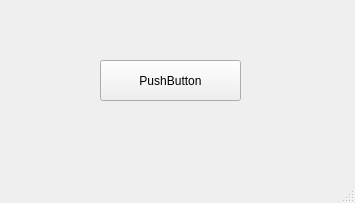
<?xml version="1.0" encoding="UTF-8"?>
<ui version="4.0">
 <class>MainWindow</class>
 <widget class="QMainWindow" name="MainWindow">
  <property name="geometry">
   <rect>
    <x>0</x>
    <y>0</y>
    <width>355</width>
    <height>203</height>
   </rect>
  </property>
  <property name="windowTitle">
   <string>MainWindow</string>
  </property>
  <widget class="QWidget" name="centralwidget">
   <widget class="QPushButton" name="pushButton">
    <property name="geometry">
     <rect>
      <x>100</x>
      <y>60</y>
      <width>141</width>
      <height>41</height>
     </rect>
    </property>
    <property name="text">
     <string>PushButton</string>
    </property>
   </widget>
  </widget>
  <widget class="QMenuBar" name="menubar">
   <property name="geometry">
    <rect>
     <x>0</x>
     <y>0</y>
     <width>355</width>
     <height>22</height>
    </rect>
   </property>
  </widget>
  <widget class="QStatusBar" name="statusbar"/>
 </widget>
 <resources/>
 <connections>
  <connection>
   <sender>pushButton</sender>
   <signal>clicked()</signal>
   <receiver>MainWindow</receiver>
   <slot>close()</slot>
   <hints>
    <hint type="sourcelabel">
     <x>162</x>
     <y>106</y>
    </hint>
    <hint type="destinationlabel">
     <x>162</x>
     <y>148</y>
    </hint>
   </hints>
  </connection>
 </connections>
 <slots>
  <signal>signal1()</signal>
 </slots>
</ui>
